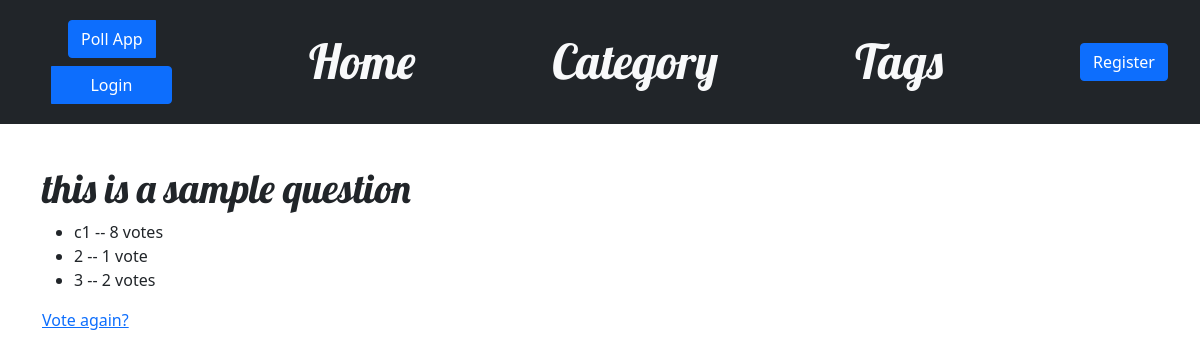
The page /polls/this-is-a-sample-question/results/ on the database its author committed.
### polls/models.py (models this page shows, shortened)
class Question(models.Model):
    question_text = models.CharField(max_length=200)
    pub_date = models.DateTimeField("date published")
    que_slug = AutoSlugField(populate_from='question_text', unique=True, null=True, default=None, editable=True)

class Choice(models.Model):
    question = models.ForeignKey(Question, on_delete=models.CASCADE)
    choice_text = models.CharField(max_length=200)
    votes = models.IntegerField(default=0)

### polls/views.py (the view)
# urls.py: path("<que_slug>/results/", views.ResultsView.as_view(), name="results"),
class ResultsView(generic.DetailView,LoginRequiredMixin):
    model = Question
    template_name = "polls/results.html"
    slug_field = 'que_slug'
    slug_url_kwarg = 'que_slug'

### polls/templates/polls/results.html
{% extends 'blog/base.html' %}
{% load static %}
{%block content%}
<h1>{{ question.question_text }}</h1>
<ul>
{% for choice in question.choice_set.all %}
    <li>{{ choice.choice_text }} -- {{ choice.votes }} vote{{ choice.votes|pluralize }}</li>
{% endfor %}
</ul>
<a href="{% url 'polls:detail' question.que_slug %}">Vote again?</a>
{%endblock%}

### blog/static/css/blog.css (style rules this page uses)
h1, h2, h3, h4 { font-family: 'Lobster', cursive; }

### rows shown on the page
Question: question_text "this is a sample question"
Choice: choice_text "c1", votes "8"
Choice: choice_text "2", votes "1"
Choice: choice_text "3", votes "2"
